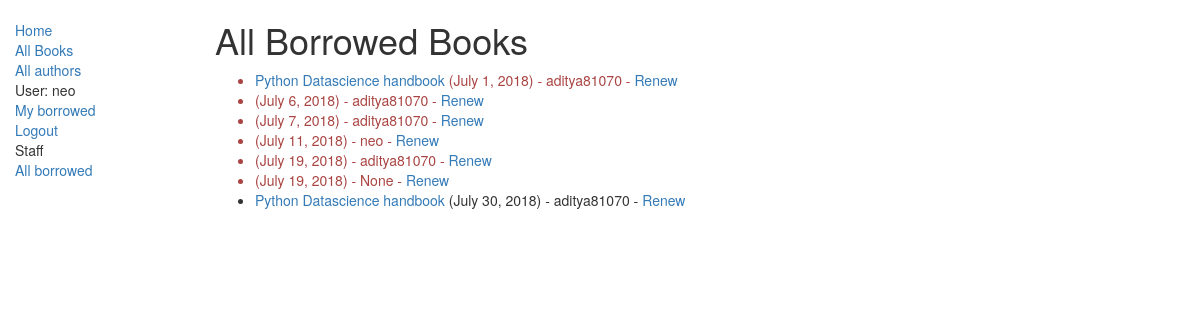
Before: /catalog/borrowed/ (signed in) with the older database file.
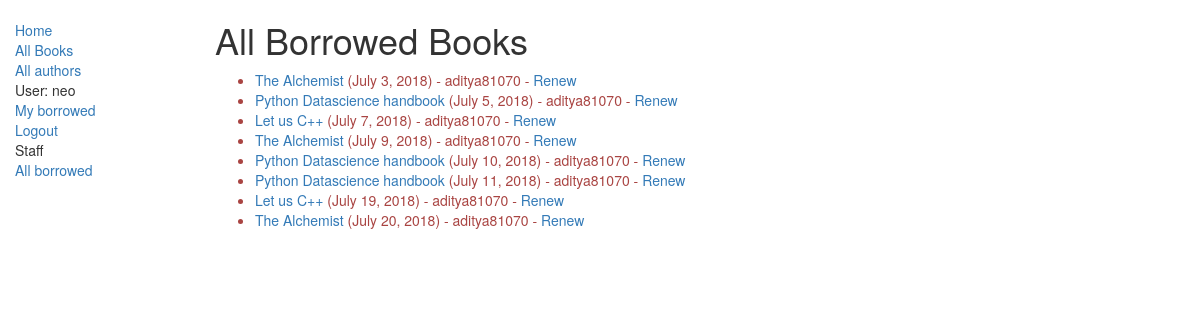
After: the same page with the newer database file.
### catalog/models.py (models this page shows, shortened)
class BookInstance(models.Model):
    id=models.UUIDField(primary_key=True, default=uuid.uuid4, help_text="Unique ID for this particular book across whole library")
    book= models.ForeignKey('Book', on_delete=models.CASCADE, null=True)
    imprint= models.CharField(max_length=200)
    due_back=models.DateField(null=True, blank=True)
    LOAN_STATUS=(
        ('m','Maintenance'),
        ('o','On loan'),
        ('a', 'Available'),
        ('r', 'Reserved')
    )
    status=models.CharField(max_length=1, choices=LOAN_STATUS, blank=True, default='m', help_text='Book availability')
    borrower=models.ForeignKey(User, on_delete=models.SET_NULL, null=True, blank=True)
    class Meta:
        ordering=['due_back']
        permissions=(("can_mark_returned","Set book as returned"),)
    @property
    def is_overdue(self):
        if self.due_back and date.today()> self.due_back:
            return True
        return False

class Book(models.Model):
    title=models.CharField(max_length=200)
    author= models.ForeignKey('Author', on_delete=models.SET_NULL, null=True)
    summary= models.TextField(max_length=1000, help_text="Enter a brief summary of book")
    isbn= models.CharField('ISBN', max_length=13, help_text='13, Character <a href="https://www.isbn-international.org/content/what-isbn">ISBN number</a>')
    genre= models.ManyToManyField(Genre, help_text='Select a genre for this book')
    def display_genre(self):
        """
        create a string for the Genre. This is required to display genre to admin page
        :return:
        """
        return ', '.join([genre.name for genre in self.genre.all()[:3]])
    display_genre.short_description='Genre'

### catalog/views.py (the view)
# urls.py: path('borrowed/', views.BorrowedBooksListView.as_view(), name='borrowed-books'),
class BorrowedBooksListView(PermissionRequiredMixin, generic.ListView):
    model = BookInstance
    template_name = 'catalog/borrowed_books_list.html'
    permission_required = ('catalog.can_mark_returned',)
    paginate_by = 10
    def get_queryset(self):
        bookinstList=BookInstance.objects.filter()
        return BookInstance.objects.filter(status__exact='o').order_by('due_back')

### catalog/templates/catalog/borrowed_books_list.html (shortened to what this page needs)
{% extends 'base.html' %}
{% block content %}
    <h1>All Borrowed Books</h1>
    {% if bookinstance_list %}
    <ul>
      {% for bookinst in bookinstance_list %}
      <li class="{% if bookinst.is_overdue %}text-danger{% endif %}">
        <a href="{% url 'book-detail' bookinst.book.pk %}">{{bookinst.book.title}}</a> ({{ bookinst.due_back }}) {% if user.is_staff %}- {{ bookinst.borrower }}{% endif %} {% if perms.catalog.can_mark_returned %}- <a href="{% url 'renew-book-librarian' bookinst.id %}">Renew</a>  {% endif %}
      </li>
      {% endfor %}
    </ul>
    {% else %}
      <p>There are no books borrowed.</p>
    {% endif %}
{% endblock %}

### catalog/templates/base.html (shortened to what this page needs)
<!DOCTYPE html>
<html lang="en">
<head>
     <link rel="stylesheet" href="https://maxcdn.bootstrapcdn.com/bootstrap/3.3.7/css/bootstrap.min.css">
{% load static %}
    <link rel="stylesheet" href="{% static 'css/styles.css' %}">
</head>
<body>
    <div class="container-fluid">
        <div class="row">
            <div class="col-sm-2">
                {% block sidebar %}
                <ul class="side-nav">
                    <li><a href="{% url 'index' %}">Home</a></li>
                    <li><a href="{% url 'books' %}">All Books</a></li>
                    <li><a href="{% url 'authors' %}">All authors</a></li>
                    {% if user.is_authenticated %}
                    <li>User: {{ user.get_username }}</li>
                    <li><a href="{% url 'my-borrowed' %}">My borrowed</a></li>
                    <li><a href="{% url 'logout' %}?next={{ request.path }}">Logout</a></li>
                {% else %}
                <li><a href="{% url 'login' %}?next={{ request.path }}">Login</a></li>
                {% endif %}
                {% if perms.catalog.can_mark_returned %}
                    <li>Staff</li>
                    <li><a href="{% url 'borrowed-books' %}">All borrowed</a></li>
                {% endif %}
                </ul>
                {% endblock %}
            </div>
        <div class="col-sm-10">
            {% block content %}
            {% endblock %}
        </div>
        </div>
    </div>
</body>
</html>

### catalog/static/css/styles.css (style rules this page uses)
.side-nav { margin-top: 20px; padding: 0; list-style: none; }

Changed rows visible on the page:
removed BookInstance: book "Python Datascience handbook", due_back "July 1, 2018", borrower "aditya81070"
removed BookInstance: due_back "July 6, 2018", borrower "aditya81070"
removed BookInstance: due_back "July 7, 2018", borrower "aditya81070"
removed BookInstance: due_back "July 11, 2018", borrower "neo"
removed BookInstance: due_back "July 19, 2018", borrower "aditya81070"
removed BookInstance: due_back "July 19, 2018", borrower "None"
removed BookInstance: book "Python Datascience handbook", due_back "July 30, 2018", borrower "aditya81070"
added BookInstance: book "The Alchemist", due_back "July 3, 2018", borrower "aditya81070"
added BookInstance: book "Python Datascience handbook", due_back "July 5, 2018", borrower "aditya81070"
added BookInstance: book "Let us C++", due_back "July 7, 2018", borrower "aditya81070"
added BookInstance: book "The Alchemist", due_back "July 9, 2018", borrower "aditya81070"
added BookInstance: book "Python Datascience handbook", due_back "July 10, 2018", borrower "aditya81070"
added BookInstance: book "Python Datascience handbook", due_back "July 11, 2018", borrower "aditya81070"
added BookInstance: book "Let us C++", due_back "July 19, 2018", borrower "aditya81070"
added BookInstance: book "The Alchemist", due_back "July 20, 2018", borrower "aditya81070"
